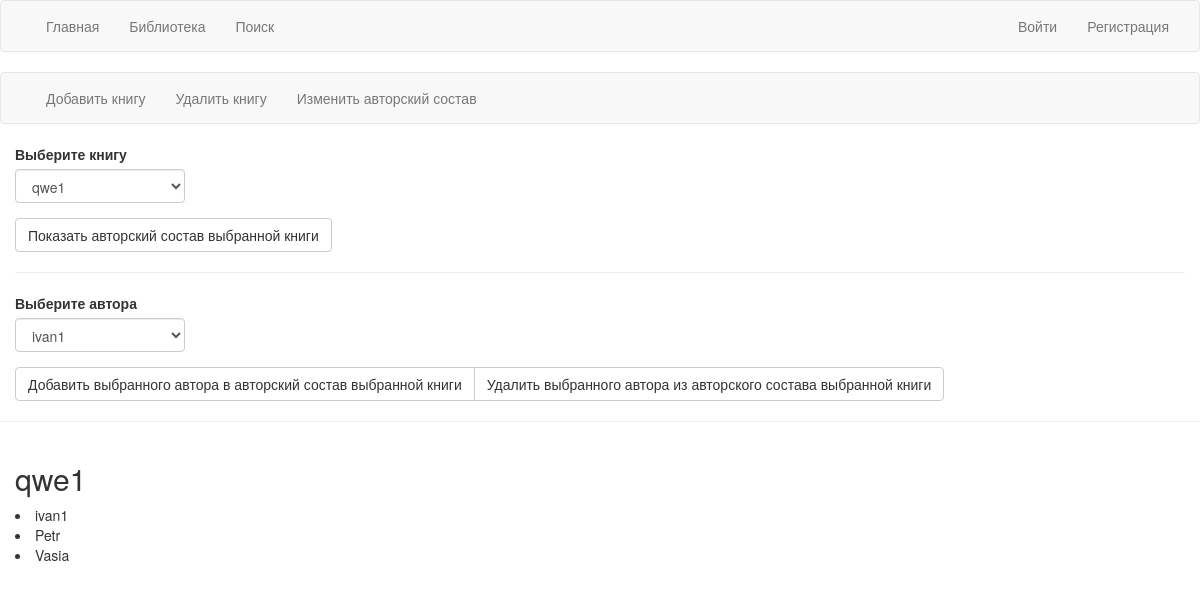
/editbook, run on an earlier commit of the app's database.
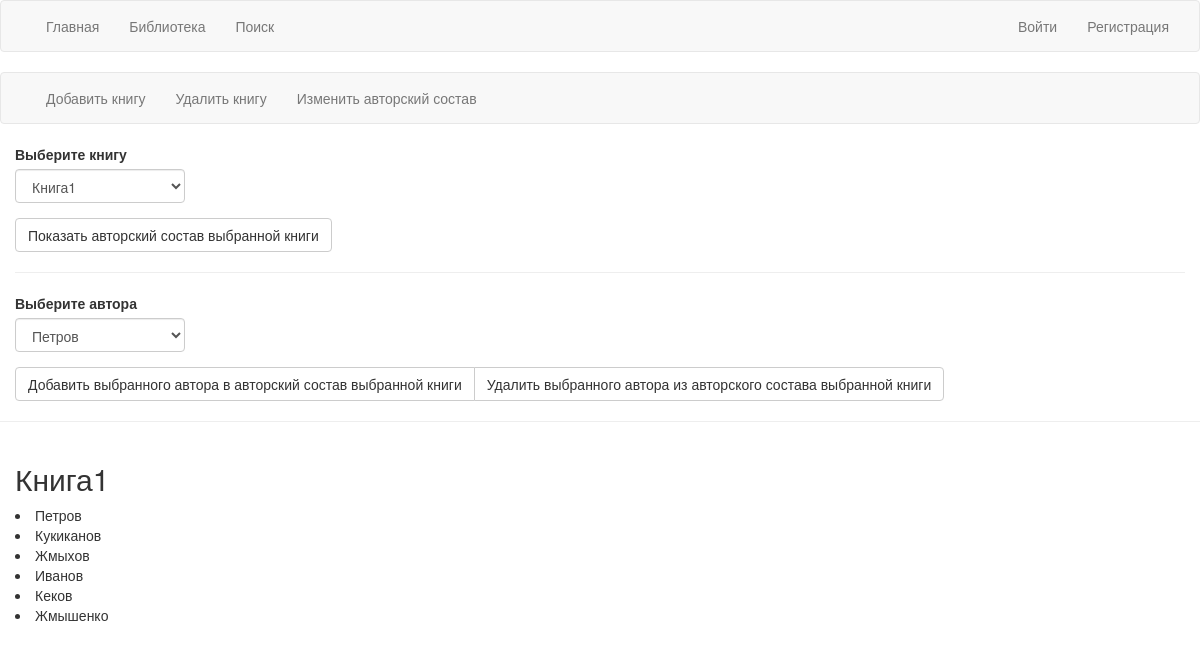
And on a later commit of the database.
### models.py (models this page shows, shortened)
class Book(dbs.Model):
    __tablename__ = 'book'
    id = dbs.Column(dbs.Integer, primary_key=True)
    bookname = dbs.Column(dbs.String(50), unique=True)
    authors = dbs.relationship('Author', secondary=books_authors, lazy='subquery', backref=dbs.backref('books', lazy=True))

class Author(dbs.Model):
    __tablename__ = 'author'
    id = dbs.Column(dbs.Integer, primary_key=True)
    authorname = dbs.Column(dbs.String(50), unique=True)

### views.py (the view, shortened to what this page needs)
@app.route("/editbook", methods=['GET', 'POST'])
def bookedit():
    form = BookEditForm()
    form.list_of_books.choices = [(book.id, book.bookname) for book in Book.query.all()]
    form.list_of_authors.choices = [(author.id, author.authorname) for author in Author.query.all()]
    book = Book.query.all()[0]
    return render_template('editing.html',
                           form=form,
                           user=current_user,
                           book=book)

### forms.py
class BookEditForm(Form):
    list_of_books = SelectField(u'Выберите книгу', coerce=int, validators=[Required()])
    list_of_authors = SelectField(u'Выберите автора', coerce=int, validators=[Required()])

### templates/editing.html (shortened to what this page needs)
{%  import "bootstrap/wtf.html" as wtf %}
{% extends "bookpreedit.html" %}
{% block contentt %}
    <div class="container-fluid">
        <form action="" method="post" name="edit">
            <div class="row">
            <div class="col-md-2">
                {{ wtf.form_field(form.list_of_books) }}
                    <input type="submit" class="btn btn-default" name="submit" value="Показать авторский состав выбранной книги">
            </div>
            </div>
        <hr>
            <div class="row">
            <div class="col-md-2">
                {{ wtf.form_field(form.list_of_authors) }}
            </div>
            </div>
                <div class="btn-group">
                <input type="submit" class="btn btn-default" name="submit" value="Добавить выбранного автора в авторский состав выбранной книги">
                <input type="submit" class="btn btn-default" name="submit" value="Удалить выбранного автора из авторского состава выбранной книги">
                </div>
        </form>
    </div>
    <hr>
<div class="container-fluid">
    <div><h2>{{book.bookname}}</h2></div>
    {% for author in book.authors %}
        <div>  <li>{{ author.authorname }}</li></div>
    {% endfor %}
    </div>
{% endblock%}

What changed in the data, as far as the page shows it:
no longer on this page (row edited): Book: bookname "qwe1"
added Book: bookname "Книга1"
changed Author: authorname "ivan1" → "Петров"
changed Author: authorname "Vasia" → "Кукиканов"; moves up the list
added Author: authorname "Жмыхов"
changed Author: authorname "Petr" → "Иванов"
added Author: authorname "Кеков"
added Author: authorname "Жмышенко"
Also different on the page:
form field list_of_books: "qwe1" → "Книга1"
form field list_of_authors: "ivan1" → "Петров"
